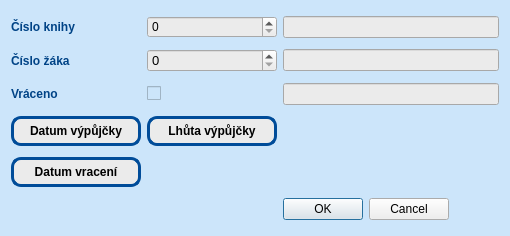
<?xml version="1.0" encoding="UTF-8"?>
<ui version="4.0">
 <class>PlusVypujcka</class>
 <widget class="QDialog" name="PlusVypujcka">
  <property name="geometry">
   <rect>
    <x>0</x>
    <y>0</y>
    <width>510</width>
    <height>236</height>
   </rect>
  </property>
  <property name="windowTitle">
   <string>Přidat výpůjčku</string>
  </property>
  <property name="styleSheet">
   <string notr="true">#PlusVypujcka {
background: rgb(204,229,250);
}

#lineEditJmenoZaka{
background: rgb(235,235,235);
}
#lineEditNazevKnihy{
background: rgb(235,235,235);
}
#lineEditPoznamka{
background: rgb(235,235,235);
}
#pushButtonDatumVraceni{
background: rgb(235,235,235);
border-radius : 10px;
border : 3px solid rgb( 0,76,153);
}
#pushButtonDatumVypujcky{
background: rgb(235,235,235);
border-radius : 10px;
border : 3px solid rgb( 0,76,153);
}
#spinBoxIdKnihy{
background: rgb(235,235,235);
}
#spinBoxIdZaka{
background: rgb(235,235,235);
}
#checkBoxVraceno{
background: rgb(204,229,250);
}

#pushButtonLhuta{
background: rgb(235,235,235);
border-radius : 10px;
border : 3px solid rgb( 0,76,153);
}




</string>
  </property>
  <layout class="QGridLayout" name="gridLayout">
   <item row="8" column="3">
    <widget class="QLabel" name="labelAktualniDatum">
     <property name="font">
      <font>
       <pointsize>9</pointsize>
      </font>
     </property>
     <property name="styleSheet">
      <string notr="true">#labelAktualniDatum{
color: rgb(0,67,134)
}</string>
     </property>
     <property name="text">
      <string/>
     </property>
    </widget>
   </item>
   <item row="14" column="3">
    <widget class="QDialogButtonBox" name="buttonBox">
     <property name="font">
      <font>
       <pointsize>9</pointsize>
       <weight>75</weight>
       <bold>true</bold>
      </font>
     </property>
     <property name="orientation">
      <enum>Qt::Horizontal</enum>
     </property>
     <property name="standardButtons">
      <set>QDialogButtonBox::Cancel|QDialogButtonBox::Ok</set>
     </property>
    </widget>
   </item>
   <item row="4" column="0">
    <widget class="QLabel" name="label_2">
     <property name="font">
      <font>
       <pointsize>9</pointsize>
       <weight>75</weight>
       <bold>true</bold>
      </font>
     </property>
     <property name="styleSheet">
      <string notr="true">#label_2{
color: rgb(0,67,134)
}</string>
     </property>
     <property name="text">
      <string>Číslo žáka</string>
     </property>
    </widget>
   </item>
   <item row="6" column="1">
    <widget class="QCheckBox" name="checkBoxVraceno">
     <property name="text">
      <string/>
     </property>
    </widget>
   </item>
   <item row="2" column="0">
    <widget class="QLabel" name="label">
     <property name="font">
      <font>
       <pointsize>9</pointsize>
       <weight>75</weight>
       <bold>true</bold>
      </font>
     </property>
     <property name="styleSheet">
      <string notr="true">#label{
color: rgb(0,67,134)
}</string>
     </property>
     <property name="text">
      <string>Číslo knihy</string>
     </property>
    </widget>
   </item>
   <item row="8" column="0">
    <widget class="QPushButton" name="pushButtonDatumVypujcky">
     <property name="minimumSize">
      <size>
       <width>130</width>
       <height>30</height>
      </size>
     </property>
     <property name="maximumSize">
      <size>
       <width>130</width>
       <height>30</height>
      </size>
     </property>
     <property name="font">
      <font>
       <pointsize>9</pointsize>
       <weight>75</weight>
       <bold>true</bold>
      </font>
     </property>
     <property name="text">
      <string>Datum výpůjčky</string>
     </property>
    </widget>
   </item>
   <item row="13" column="4">
    <spacer name="horizontalSpacer">
     <property name="orientation">
      <enum>Qt::Horizontal</enum>
     </property>
     <property name="sizeHint" stdset="0">
      <size>
       <width>40</width>
       <height>20</height>
      </size>
     </property>
    </spacer>
   </item>
   <item row="6" column="0">
    <widget class="QLabel" name="label_3">
     <property name="font">
      <font>
       <pointsize>9</pointsize>
       <weight>75</weight>
       <bold>true</bold>
      </font>
     </property>
     <property name="styleSheet">
      <string notr="true">#label_3{
color: rgb(0,67,134)
}</string>
     </property>
     <property name="text">
      <string>Vráceno</string>
     </property>
    </widget>
   </item>
   <item row="8" column="1">
    <widget class="QPushButton" name="pushButtonLhuta">
     <property name="minimumSize">
      <size>
       <width>130</width>
       <height>30</height>
      </size>
     </property>
     <property name="maximumSize">
      <size>
       <width>131</width>
       <height>30</height>
      </size>
     </property>
     <property name="font">
      <font>
       <pointsize>9</pointsize>
       <weight>75</weight>
       <bold>true</bold>
      </font>
     </property>
     <property name="text">
      <string>Lhůta výpůjčky</string>
     </property>
    </widget>
   </item>
   <item row="13" column="0">
    <widget class="QPushButton" name="pushButtonDatumVraceni">
     <property name="minimumSize">
      <size>
       <width>130</width>
       <height>30</height>
      </size>
     </property>
     <property name="maximumSize">
      <size>
       <width>130</width>
       <height>30</height>
      </size>
     </property>
     <property name="font">
      <font>
       <pointsize>9</pointsize>
       <weight>75</weight>
       <bold>true</bold>
      </font>
     </property>
     <property name="text">
      <string>Datum vracení</string>
     </property>
    </widget>
   </item>
   <item row="2" column="1">
    <widget class="QSpinBox" name="spinBoxIdKnihy">
     <property name="font">
      <font>
       <pointsize>9</pointsize>
      </font>
     </property>
     <property name="maximum">
      <number>999999999</number>
     </property>
    </widget>
   </item>
   <item row="4" column="1">
    <widget class="QSpinBox" name="spinBoxIdZaka">
     <property name="font">
      <font>
       <pointsize>10</pointsize>
      </font>
     </property>
     <property name="maximum">
      <number>999999999</number>
     </property>
    </widget>
   </item>
   <item row="2" column="3" colspan="2">
    <widget class="QLineEdit" name="lineEditNazevKnihy">
     <property name="font">
      <font>
       <pointsize>9</pointsize>
      </font>
     </property>
    </widget>
   </item>
   <item row="4" column="3" colspan="2">
    <widget class="QLineEdit" name="lineEditJmenoZaka">
     <property name="font">
      <font>
       <pointsize>9</pointsize>
      </font>
     </property>
    </widget>
   </item>
   <item row="6" column="3" colspan="2">
    <widget class="QLineEdit" name="lineEditPoznamka">
     <property name="font">
      <font>
       <pointsize>9</pointsize>
      </font>
     </property>
    </widget>
   </item>
  </layout>
 </widget>
 <resources/>
 <connections>
  <connection>
   <sender>buttonBox</sender>
   <signal>accepted()</signal>
   <receiver>PlusVypujcka</receiver>
   <slot>accept()</slot>
   <hints>
    <hint type="sourcelabel">
     <x>248</x>
     <y>254</y>
    </hint>
    <hint type="destinationlabel">
     <x>157</x>
     <y>274</y>
    </hint>
   </hints>
  </connection>
  <connection>
   <sender>buttonBox</sender>
   <signal>rejected()</signal>
   <receiver>PlusVypujcka</receiver>
   <slot>reject()</slot>
   <hints>
    <hint type="sourcelabel">
     <x>316</x>
     <y>260</y>
    </hint>
    <hint type="destinationlabel">
     <x>286</x>
     <y>274</y>
    </hint>
   </hints>
  </connection>
 </connections>
</ui>
